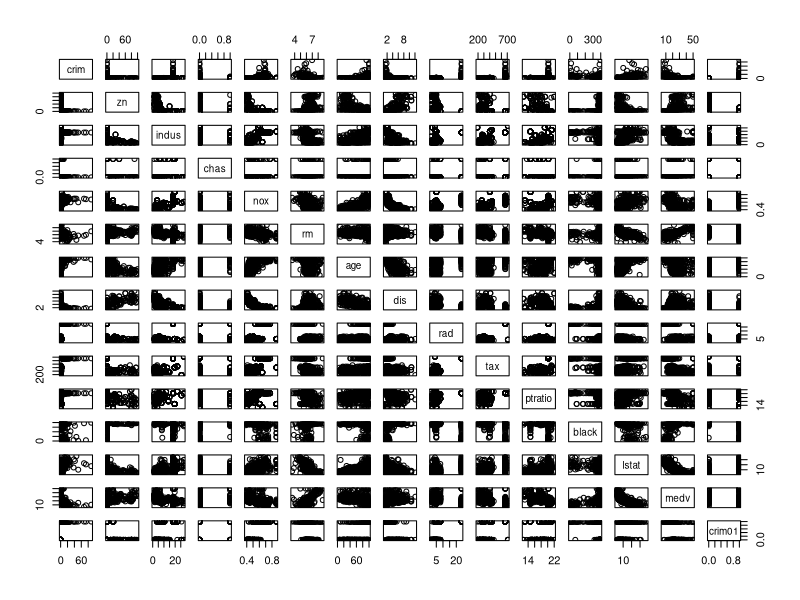

The R source for this figure:
library(MASS)

bs <- Boston

bs$crim01 <- matrix(0,nrow(bs),1)
bs$crim01[bs$crim>median(bs$crim)] <- 1

pairs(bs)
cor(bs)

split <- runif(nrow(bs),0,1)>0.5
train <- subset(bs, split)
test <- subset(bs, !split)

#tax, age,indus,nox, rad, ptratio
crimglm <- glm(crim01~dis+indus+age+nox+rad+ptratio, data=train, family="binomial")
crim.prob <- predict(crimglm, test, type="response")
crim.pred <- rep(0,nrow(test))
crim.pred[crim.prob>0.5] = 1
errormatrix <- table(crim.pred, test$crim01)
accuracy <- (errormatrix["0","0"]+errormatrix["1","1"])/(errormatrix["0","0"]+errormatrix["0","1"]+errormatrix["1","0"]+errormatrix["1","1"])
error <- 100*(1-accuracy)
error